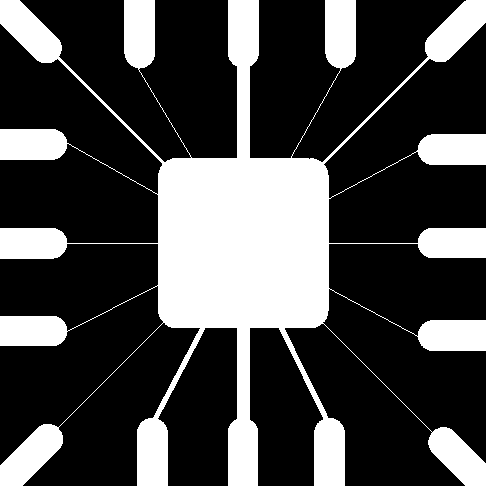
#> input picture images/wirebond-mask.tif, 486 x 486 px, found by its file name
$ python exp_5.py
#> lines starting #> are read from the running program, lines starting #| are printed output that depends on the picture; after the words box and inside, x2 and y2 are one past the last pixel; in counts of white or black regions, pixels touching at a corner belong together
import numpy as np
import matplotlib.pyplot as plt
import cv2

def main():
    image = cv2.imread('./images/wirebond-mask.tif', cv2.IMREAD_GRAYSCALE)
#> image: shape (486, 486); 28.1% white; 1 white region, box (x1, y1, x2, y2) and area: (0, 0, 486, 486) 66259
    image = cv2.resize(image, (512, 512))
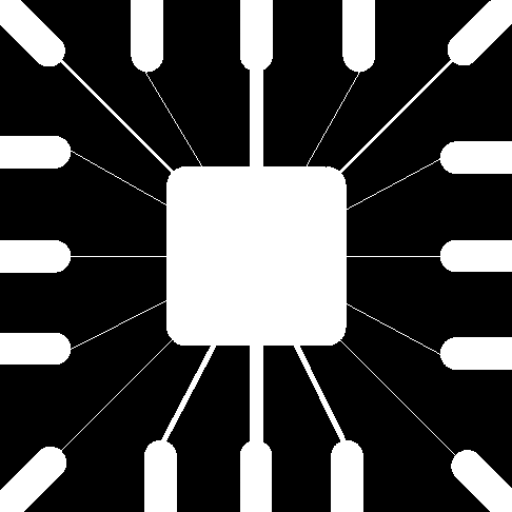
#> image: shape (512, 512); min 0, max 255, mean 71.5
    image = image > 0
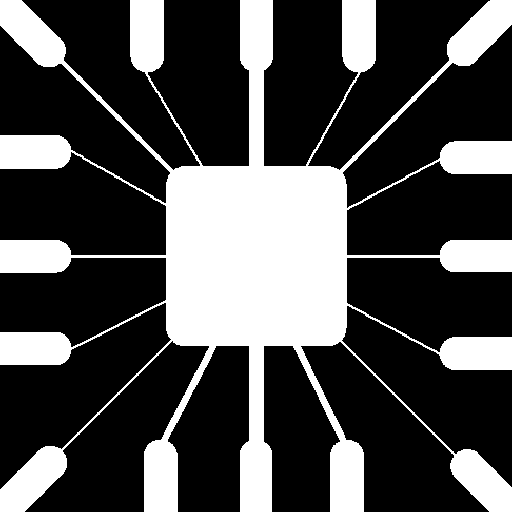
#> image: shape (512, 512) bool; 29.7% white; 1 white region, box (x1, y1, x2, y2) and area: (0, 0, 512, 512) 77949
    image = image.astype(np.uint8)
    print(image.shape)
#| (512, 512)

    s_element = np.array(
        [[0,1,0],
        [1,1,1],
        [0,1,0],]
    )

    eroted_image = erosion(image, s_element)
    dilated_image = dilation(image, s_element)
    open_image = opening(image, s_element)
    closed_image = closing(image, s_element)
    boundary_image = boundary_extraction(image, s_element)

    plt.subplot(2,3,1)
    plt.imshow(image, cmap='gray')

    plt.subplot(2,3,2)
    plt.imshow(eroted_image, cmap='gray')

    plt.subplot(2,3,3)
    plt.imshow(dilated_image, cmap='gray')

    plt.subplot(2,3,4)
    plt.imshow(open_image, cmap='gray')

    plt.subplot(2,3,5)
    plt.imshow(closed_image, cmap='gray')

    plt.subplot(2,3,6)
    plt.imshow(boundary_image, cmap='gray')

    plt.show()


def boundary_extraction(image: np.ndarray, s_element: np.ndarray):
    return image - erosion(image, s_element)

def opening(image: np.ndarray, s_element: np.ndarray):
    x = erosion(image, s_element)
    return dilation(image, s_element)

def closing(image: np.ndarray, s_element: np.ndarray):
    x = dilation(image, s_element)
    return erosion(image, s_element)


def erosion(image: np.ndarray, s_element: np.ndarray):
    padx = s_element.shape[0] // 2
    pady = s_element.shape[1] // 2

    padded_image = np.zeros((image.shape[0] + 2 * padx, image.shape[1] + 2 * pady))
    padded_image[padx: padx + image.shape[0], pady: pady + image.shape[1]] = image
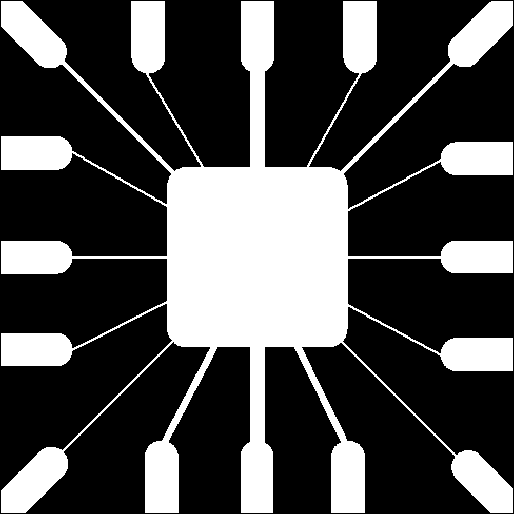
#> padded_image: shape (514, 514) float64; values 0 (black) and 1 (white), 29.5% white; 1 white region, box (x1, y1, x2, y2) and area: (1, 1, 513, 513) 77949
    new_image = np.zeros_like(image, dtype=np.uint8)

    for i in range(image.shape[0]):
        for j in range(image.shape[1]):
            x = padded_image[i : i + s_element.shape[0], j : j + s_element.shape[1]] * s_element
            # print(x)
            x = np.sum(x)
            if x == np.sum(s_element):
                new_image[i, j] = 1
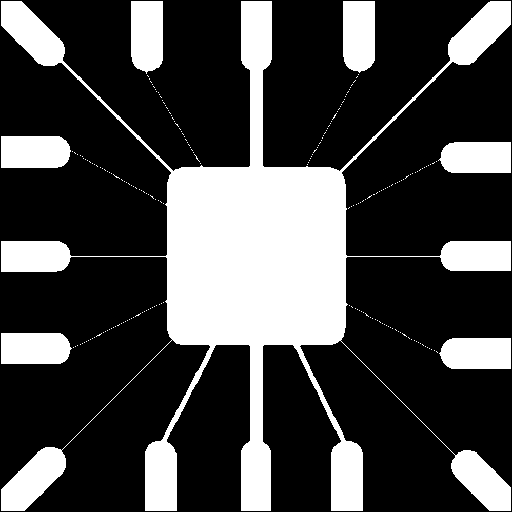
#> new_image: shape (512, 512); values 0 (black) and 1 (white), 27.2% white; 221 white regions (214 under 20 px), largest, box (x1, y1, x2, y2) and area: (1, 1, 511, 511) 58221, (131, 1, 163, 74) 2155, (343, 1, 375, 73) 2152
    return new_image


def dilation(image: np.ndarray, s_element: np.ndarray):
    padx = s_element.shape[0] // 2
    pady = s_element.shape[1] // 2

    padded_image = np.zeros((image.shape[0] + 2 * padx, image.shape[1] + 2 * pady))
    padded_image[padx: padx + image.shape[0], pady: pady + image.shape[1]] = image
    new_image = np.zeros_like(image, dtype=np.uint8)

    for i in range(image.shape[0]):
        for j in range(image.shape[1]):
            x = padded_image[i : i + s_element.shape[0], j : j + s_element.shape[1]] * s_element
            # print(x)
            x = np.sum(x)
            if x > 0:
                new_image[i, j] = 1
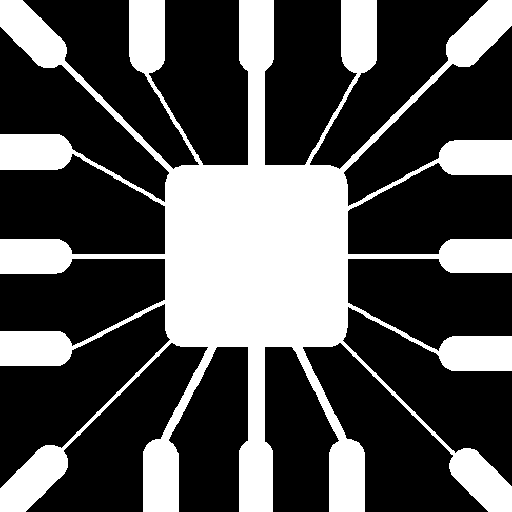
#> new_image: shape (512, 512); values 0 (black) and 1 (white), 32.1% white; 1 white region, box (x1, y1, x2, y2) and area: (0, 0, 512, 512) 84084
    return new_image


if __name__ == '__main__':
    main()
#> in boundary_extraction, `return image - erosion(image, s_element)`:
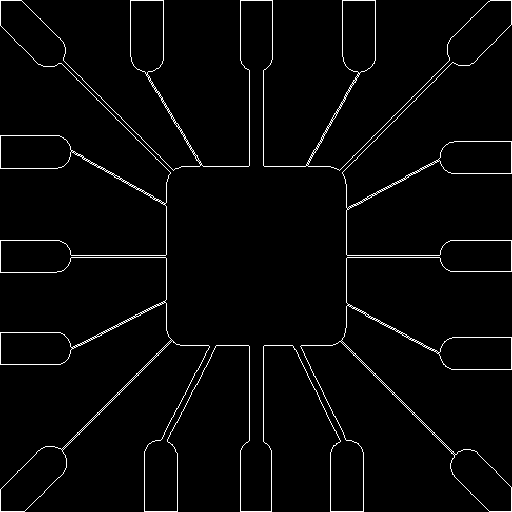
#> returned value: shape (512, 512); values 0 (black) and 1 (white), 2.6% white in thin lines or dots
